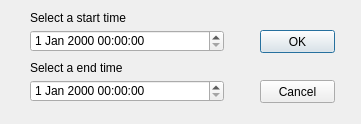
<?xml version="1.0" encoding="UTF-8"?>
<ui version="4.0">
 <class>Dialog</class>
 <widget class="QDialog" name="Dialog">
  <property name="geometry">
   <rect>
    <x>0</x>
    <y>0</y>
    <width>361</width>
    <height>124</height>
   </rect>
  </property>
  <property name="windowTitle">
   <string>Time select</string>
  </property>
  <widget class="QDateTimeEdit" name="dateTimeEdit">
   <property name="geometry">
    <rect>
     <x>30</x>
     <y>30</y>
     <width>194</width>
     <height>22</height>
    </rect>
   </property>
  </widget>
  <widget class="QDateTimeEdit" name="dateTimeEdit_2">
   <property name="geometry">
    <rect>
     <x>30</x>
     <y>80</y>
     <width>194</width>
     <height>22</height>
    </rect>
   </property>
  </widget>
  <widget class="QLabel" name="label">
   <property name="geometry">
    <rect>
     <x>30</x>
     <y>10</y>
     <width>151</width>
     <height>16</height>
    </rect>
   </property>
   <property name="text">
    <string>Select a start time</string>
   </property>
  </widget>
  <widget class="QLabel" name="label_2">
   <property name="geometry">
    <rect>
     <x>30</x>
     <y>60</y>
     <width>141</width>
     <height>16</height>
    </rect>
   </property>
   <property name="text">
    <string>Select a end time</string>
   </property>
  </widget>
  <widget class="QPushButton" name="pushButton">
   <property name="geometry">
    <rect>
     <x>260</x>
     <y>30</y>
     <width>75</width>
     <height>23</height>
    </rect>
   </property>
   <property name="text">
    <string>OK</string>
   </property>
  </widget>
  <widget class="QPushButton" name="pushButton_2">
   <property name="geometry">
    <rect>
     <x>260</x>
     <y>80</y>
     <width>75</width>
     <height>23</height>
    </rect>
   </property>
   <property name="text">
    <string>Cancel</string>
   </property>
  </widget>
 </widget>
 <resources/>
 <connections/>
</ui>
